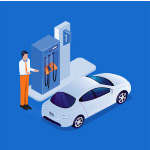
#> input picture images/cayxang.jpg, 150 x 150 px, found by its file name
$ python compass.py
#> lines starting #> are read from the running program, lines starting #| are printed output that depends on the picture
import cv2
import numpy as np
img_o = cv2.imread('images\\cayxang.jpg',1)
#> img_o is the input picture: shape (150, 150, 3); mean B, G, R 200.4, 122.1, 58.1
img = cv2.resize(img_o,(320,240))
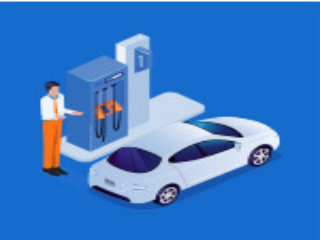
#> img: shape (240, 320, 3); mean B, G, R 200.3, 122, 58
img_gray = cv2.cvtColor(img,cv2.COLOR_BGR2GRAY)
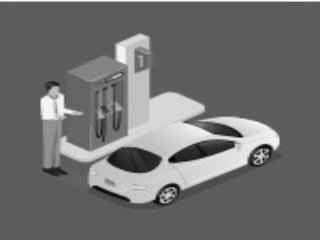
#> img_gray: shape (240, 320); min 3, max 255, mean 111.8

# ma tran
# la bàn
kernel1 = np.array([[-1,1,1],[-1,-2,1],[-1,1,1]])
kernel2 = np.array([[1,1,1],[-1,-2,1],[-1,-1,1]])

img_copmpass1 = cv2.filter2D(img_gray,-1,kernel1)
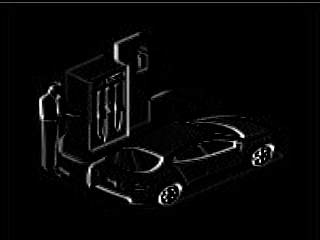
#> img_copmpass1: shape (240, 320); min 0, max 255, mean 6.3
img_compass2 = cv2.filter2D(img_gray,-1,kernel2)
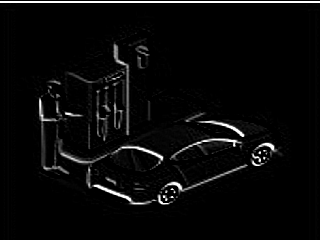
#> img_compass2: shape (240, 320); min 0, max 255, mean 9
img_compass = img_copmpass1 + img_compass2
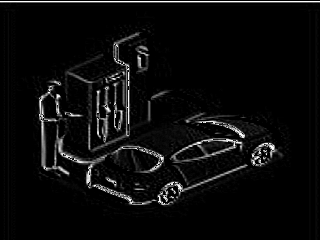
#> img_compass: shape (240, 320); min 0, max 255, mean 11.4
cv2.imshow('ori',img)
cv2.imshow('compass1',img_copmpass1)
cv2.imshow('compass2',img_compass2)
cv2.imshow('compass',img_compass)
cv2.waitKey(0)
cv2.destroyAllWindows()
